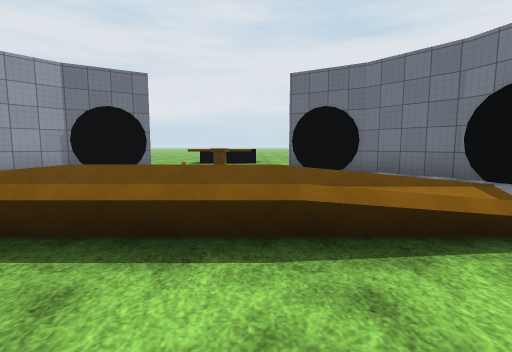
[1] (above)

12 first-person views from a walk through a 3-D level made in the Unity game engine. The camera is 1.2 m above the floor, tilts 6° down and sees 85° across. The floor is counted in squares, 2 m on a side. Each view is taken from the middle of a square. On the plan, view 1 faces up. The plan holds only what a view shows up to about 9 squares ahead; the rest is blank. The place goes on beyond the plan. Flat ground stands in for the terrain. The player is left out. Door leaves are left out, so doorways stand open. Surface patterns are stand-ins for the level's own textures.

[2]
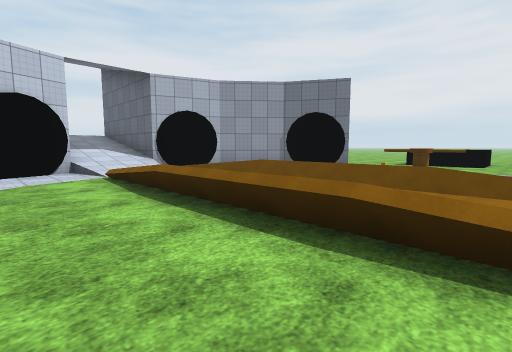

[3]
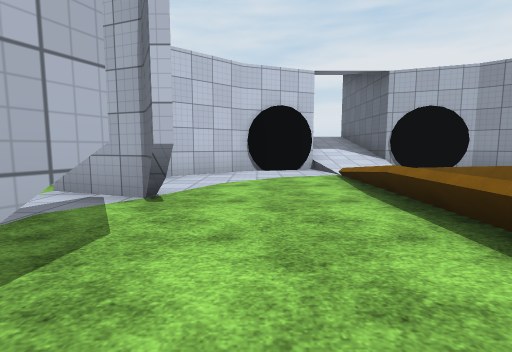

[4]
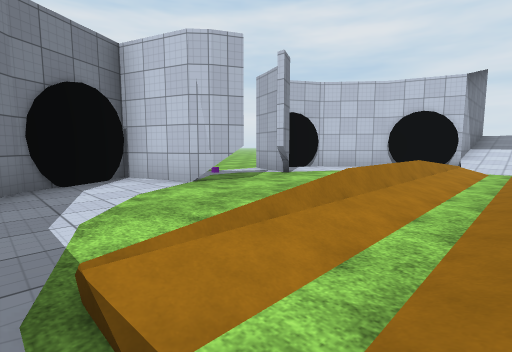

[5]
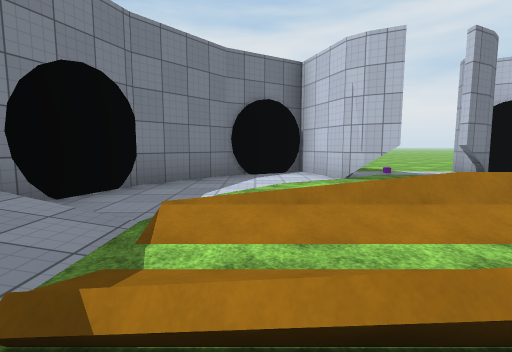

[6]
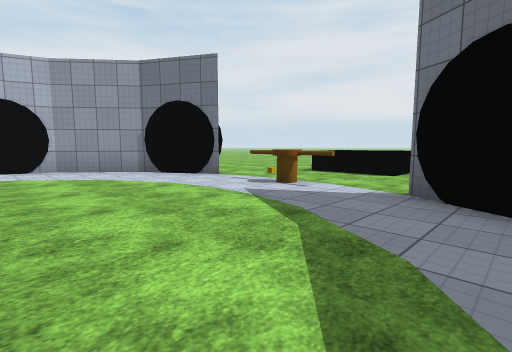

[7]
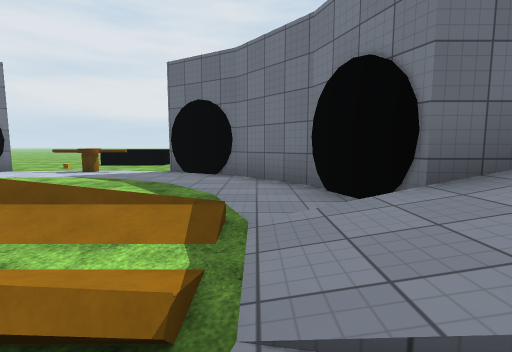

[8]
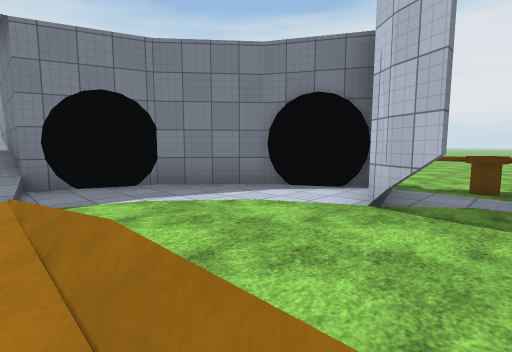

[9]
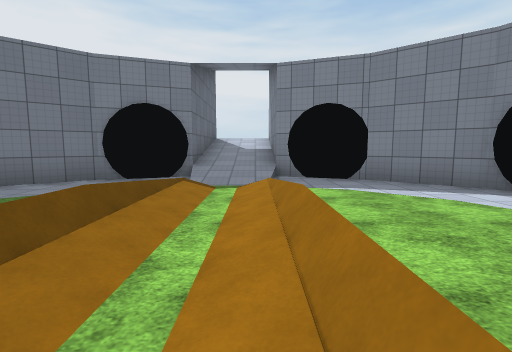

[10]
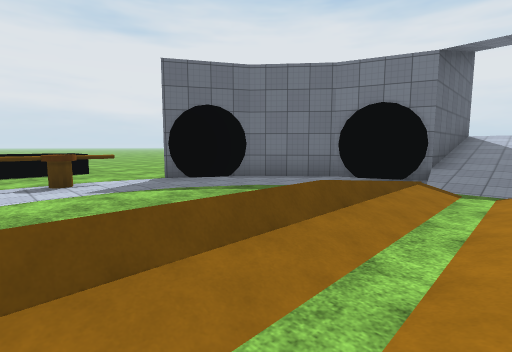

[11]
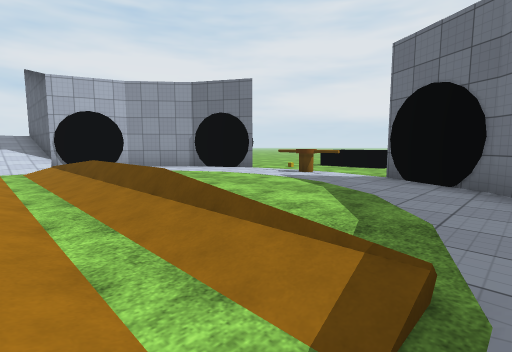

[12]
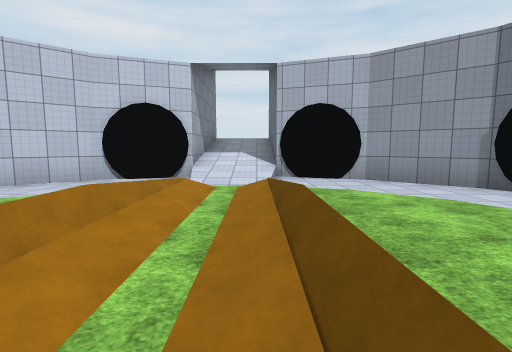

### Floor plan
Key: @ floor where view 1 was taken; # wall or solid block; . floor; / step, stairs or slope; = window, fence, low wall or low ledge; ≈ water the walk keeps out of; O other object.
Columns run from 9 left of view 1 to 8 right of it. Each row starts with its distance up from view 1.
 11       .=≈=..
 10      ..===..
  9      ..O...
  8      ##.O.#
  7     ##.... ##
  6    ##.......##
  5   ##.........#
  4   #..........##
  3 ###/.///////./####
  2 ###/.///////./###
  1   #..........##
  0   ##.....@...#
 -1    ##..#.#..##
 -2     ####O####
 -3       #.O.#
 -4       .....

Positions as (right, up) in squares from view 1, and headings:
1: (0, 0), facing up
2: (1, 0), facing up-left
3: (1, 0), facing left
4: (3, 3), facing down-left
5: (2, 4), facing down
6: (2, 4), facing up-left
7: (3, 1), facing up
8: (-1, 2), facing down-right
9: (-2, 2), facing right
10: (-2, 2), facing up-right
11: (3, 2), facing up-left
12: (0, 3), facing left
